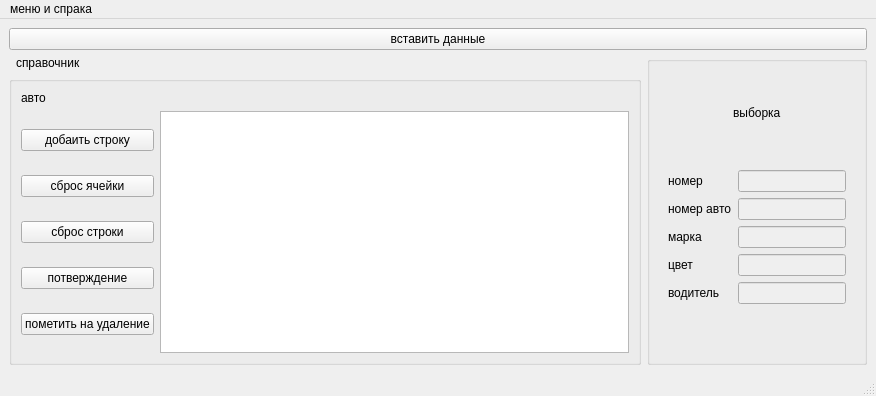
<?xml version="1.0" encoding="UTF-8"?>
<ui version="4.0">
 <class>vavto</class>
 <widget class="QMainWindow" name="vavto">
  <property name="geometry">
   <rect>
    <x>0</x>
    <y>0</y>
    <width>876</width>
    <height>396</height>
   </rect>
  </property>
  <property name="windowTitle">
   <string>авто</string>
  </property>
  <widget class="QWidget" name="centralwidget">
   <layout class="QGridLayout" name="gridLayout">
    <item row="0" column="0">
     <layout class="QVBoxLayout" name="verticalLayout_3">
      <item>
       <widget class="QPushButton" name="vstavkadata">
        <property name="text">
         <string>вставить данные</string>
        </property>
       </widget>
      </item>
      <item>
       <layout class="QVBoxLayout" name="verticalLayout_4"/>
      </item>
      <item>
       <layout class="QHBoxLayout" name="horizontalLayout">
        <item>
         <layout class="QVBoxLayout" name="verticalLayout_27">
          <item>
           <widget class="QLabel" name="label_11">
            <property name="focusPolicy">
             <enum>Qt::StrongFocus</enum>
            </property>
            <property name="frameShadow">
             <enum>QFrame::Sunken</enum>
            </property>
            <property name="text">
             <string>справочник</string>
            </property>
            <property name="indent">
             <number>7</number>
            </property>
           </widget>
          </item>
          <item>
           <widget class="QGroupBox" name="verticalGroupBox_3">
            <layout class="QVBoxLayout" name="verticalLayout_8">
             <item>
              <widget class="QLabel" name="label_13">
               <property name="text">
                <string>авто</string>
               </property>
              </widget>
             </item>
             <item>
              <layout class="QHBoxLayout" name="horizontalLayout_10">
               <item>
                <layout class="QVBoxLayout" name="verticalLayout_2">
                 <item>
                  <widget class="QPushButton" name="addrowauto">
                   <property name="text">
                    <string>добаить строку</string>
                   </property>
                  </widget>
                 </item>
                 <item>
                  <widget class="QPushButton" name="resettingcellauto">
                   <property name="text">
                    <string>сброс ячейки</string>
                   </property>
                  </widget>
                 </item>
                 <item>
                  <widget class="QPushButton" name="resettingrowauto">
                   <property name="text">
                    <string>сброс строки</string>
                   </property>
                  </widget>
                 </item>
                 <item>
                  <widget class="QPushButton" name="potvergenieauto">
                   <property name="text">
                    <string>потверждение</string>
                   </property>
                  </widget>
                 </item>
                 <item>
                  <widget class="QPushButton" name="deleteauto">
                   <property name="text">
                    <string>пометить на удаление</string>
                   </property>
                  </widget>
                 </item>
                </layout>
               </item>
               <item>
                <widget class="QTableView" name="auto_2"/>
               </item>
              </layout>
             </item>
            </layout>
           </widget>
          </item>
         </layout>
        </item>
        <item alignment="Qt::AlignRight">
         <widget class="QGroupBox" name="verticalGroupBox">
          <layout class="QVBoxLayout" name="verticalLayout">
           <item>
            <layout class="QHBoxLayout" name="horizontalLayout_2">
             <item>
              <spacer name="horizontalSpacer_3">
               <property name="orientation">
                <enum>Qt::Horizontal</enum>
               </property>
               <property name="sizeHint" stdset="0">
                <size>
                 <width>40</width>
                 <height>20</height>
                </size>
               </property>
              </spacer>
             </item>
             <item>
              <widget class="QLabel" name="label_25">
               <property name="cursor">
                <cursorShape>UpArrowCursor</cursorShape>
               </property>
               <property name="text">
                <string>выборка</string>
               </property>
              </widget>
             </item>
             <item>
              <spacer name="horizontalSpacer_4">
               <property name="orientation">
                <enum>Qt::Horizontal</enum>
               </property>
               <property name="sizeHint" stdset="0">
                <size>
                 <width>40</width>
                 <height>20</height>
                </size>
               </property>
              </spacer>
             </item>
            </layout>
           </item>
           <item alignment="Qt::AlignTop">
            <widget class="QWidget" name="widget_2" native="true">
             <layout class="QHBoxLayout" name="horizontalLayout_19">
              <item>
               <layout class="QVBoxLayout" name="verticalLayout_38">
                <item>
                 <widget class="QLabel" name="label_17">
                  <property name="text">
                   <string>номер</string>
                  </property>
                 </widget>
                </item>
                <item>
                 <widget class="QLabel" name="label_18">
                  <property name="text">
                   <string>номер авто</string>
                  </property>
                 </widget>
                </item>
                <item>
                 <widget class="QLabel" name="label_19">
                  <property name="text">
                   <string>марка</string>
                  </property>
                 </widget>
                </item>
                <item>
                 <widget class="QLabel" name="label_20">
                  <property name="text">
                   <string>цвет</string>
                  </property>
                 </widget>
                </item>
                <item>
                 <widget class="QLabel" name="label_21">
                  <property name="text">
                   <string>водитель</string>
                  </property>
                 </widget>
                </item>
               </layout>
              </item>
              <item>
               <layout class="QVBoxLayout" name="verticalLayout_39">
                <item>
                 <widget class="QLineEdit" name="aid">
                  <property name="enabled">
                   <bool>false</bool>
                  </property>
                 </widget>
                </item>
                <item>
                 <widget class="QLineEdit" name="num">
                  <property name="enabled">
                   <bool>false</bool>
                  </property>
                 </widget>
                </item>
                <item>
                 <widget class="QLineEdit" name="marka">
                  <property name="enabled">
                   <bool>false</bool>
                  </property>
                  <property name="mouseTracking">
                   <bool>true</bool>
                  </property>
                 </widget>
                </item>
                <item>
                 <widget class="QLineEdit" name="color">
                  <property name="enabled">
                   <bool>false</bool>
                  </property>
                 </widget>
                </item>
                <item>
                 <widget class="QLineEdit" name="personnel">
                  <property name="enabled">
                   <bool>false</bool>
                  </property>
                 </widget>
                </item>
               </layout>
              </item>
             </layout>
            </widget>
           </item>
           <item>
            <spacer name="horizontalSpacer_2">
             <property name="orientation">
              <enum>Qt::Horizontal</enum>
             </property>
             <property name="sizeHint" stdset="0">
              <size>
               <width>40</width>
               <height>20</height>
              </size>
             </property>
            </spacer>
           </item>
           <item>
            <spacer name="horizontalSpacer">
             <property name="orientation">
              <enum>Qt::Horizontal</enum>
             </property>
             <property name="sizeHint" stdset="0">
              <size>
               <width>40</width>
               <height>20</height>
              </size>
             </property>
            </spacer>
           </item>
          </layout>
         </widget>
        </item>
       </layout>
      </item>
     </layout>
    </item>
   </layout>
  </widget>
  <widget class="QMenuBar" name="menubar">
   <property name="geometry">
    <rect>
     <x>0</x>
     <y>0</y>
     <width>876</width>
     <height>21</height>
    </rect>
   </property>
   <widget class="QMenu" name="menu">
    <property name="title">
     <string>меню и спрака</string>
    </property>
    <widget class="QMenu" name="menu_2">
     <property name="title">
      <string>таблицы</string>
     </property>
     <widget class="QMenu" name="menu_3">
      <property name="title">
       <string>спраочник</string>
      </property>
      <addaction name="wjournal"/>
     </widget>
     <widget class="QMenu" name="menu_4">
      <property name="title">
       <string>журнал</string>
      </property>
      <addaction name="personal"/>
      <addaction name="routes"/>
     </widget>
     <addaction name="menu_3"/>
     <addaction name="menu_4"/>
     <addaction name="printer"/>
    </widget>
    <addaction name="avtor"/>
    <addaction name="menu_2"/>
    <addaction name="separator"/>
    <addaction name="info"/>
    <addaction name="spravka"/>
   </widget>
   <addaction name="menu"/>
  </widget>
  <widget class="QStatusBar" name="statusbar"/>
  <action name="avtor">
   <property name="text">
    <string>авторизация</string>
   </property>
  </action>
  <action name="info">
   <property name="text">
    <string>инфо</string>
   </property>
  </action>
  <action name="spravka">
   <property name="text">
    <string>спрака</string>
   </property>
  </action>
  <action name="wjournal">
   <property name="text">
    <string>журнал маршрутов</string>
   </property>
  </action>
  <action name="routes">
   <property name="text">
    <string>маршруты</string>
   </property>
  </action>
  <action name="personal">
   <property name="text">
    <string>персонал</string>
   </property>
  </action>
  <action name="printer">
   <property name="text">
    <string>печать таблицы</string>
   </property>
  </action>
 </widget>
 <resources/>
 <connections/>
</ui>
